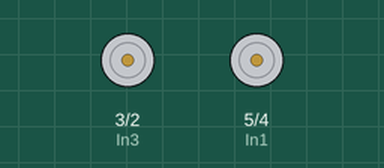
Recording of a sketch running on a simulated Arduino Uno, built with avr-gcc and run on an emulated ATmega328P. On the bench: motor-driver pin pairs drawn as motors (green arrow = first pin HIGH = forward, orange = second pin HIGH = backward, longer = more drive).

Above: at 0.9 s.
At 12.1 s:
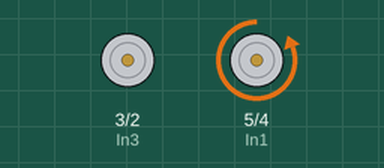
At 25.7 s:
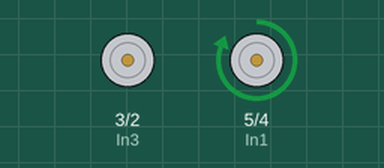
At 38.3 s:
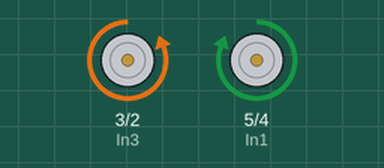
Timing chart, 0 to 61.4 s (numbered marks = the images above):
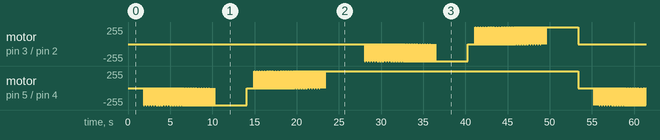

The sketch:

l298n_test_4_pin_as_shim.ino
```cpp
// Создадим переменные для хранения номеров используемых пинов/портов Arduino.
int In1, In2, In3, In4;
void setup() // Настройка
{
  // Присвоим переменным номера пинов Arduino.
  In1 = 5; // Двигатель M2
  In2 = 4;
  In3 = 3; // Двигатель M1
  In4 = 2;
  // Переведем данные пины/порты в режим вывода.
  pinMode(In1, OUTPUT);
  pinMode(In2, OUTPUT);
  pinMode(In3, OUTPUT);
  pinMode(In4, OUTPUT);
}

void loop() // Тело программы
{
  int i;
  int long_c;
  //Остановить оба двигателя.
  digitalWrite(In1, LOW); // Двигатель M2
  digitalWrite(In2, LOW);
  digitalWrite(In3, LOW); // Двигатель M1
  digitalWrite(In4, LOW);
  delay(1000); // Ждем 1 сек.
  long_c = 100;
  for(i = 0; i <= long_c; i++)
    {
      // Остановить двигатель М2.
      digitalWrite(In1, LOW);
      digitalWrite(In2, LOW);
      delay(long_c - i); // Ждем (long_c-i)*0.001 сек.
      // Включим двигатель M2.
      digitalWrite(In1, LOW);
      digitalWrite(In2, HIGH);
      delay(i); // Ждем (i*0.001) сек.
    }
  delay(3000);
  // Вращаем двигатель М2 в другую сторону.
  for(i = 0; i <= long_c; i++)
    {
      // Остановить двигатель М2.
      digitalWrite(In1, LOW);
      digitalWrite(In2, LOW);
      delay(long_c - i); // Ждем (long_c-i)*0.001 сек.
      //Включим двигатель М2.
      digitalWrite(In1, HIGH);
      digitalWrite(In2, LOW);
      delay(i); // Ждем (i*0.001) сек.
    }
  delay(3000);

  for(i = 0; i <= long_c; i++)
    {
      digitalWrite(In3, LOW);
      digitalWrite(In4, LOW);
      delay(long_c-i);

      digitalWrite(In3, LOW);
      digitalWrite(In4, HIGH);
      delay(i);
    }
  delay(3000);

  for(i = 0; i <= long_c; i++)
    {
      digitalWrite(In3, LOW);
      digitalWrite(In4, LOW);
      delay(long_c-i);

      digitalWrite(In3, HIGH);
      digitalWrite(In4, LOW);
      delay(i);
    }
  delay(3000);
}
```

Measured:
- by itself, motor on pin 5 (In1) / pin 4 (In2): moves between backward 255/255 and forward 255/255, repeating every 53.4 s
